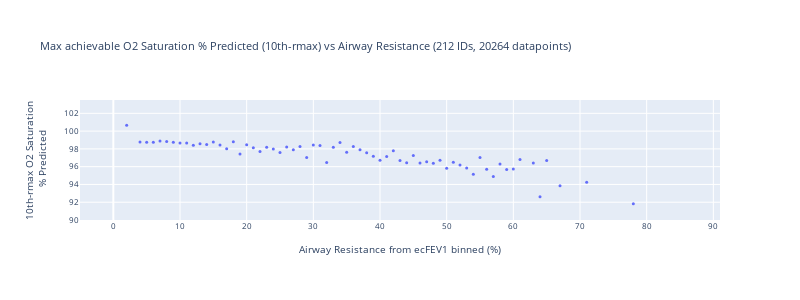
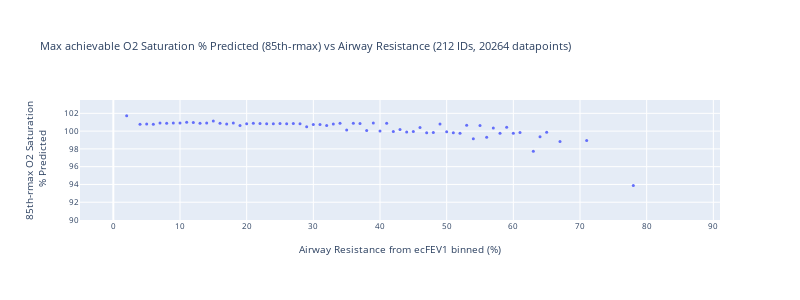
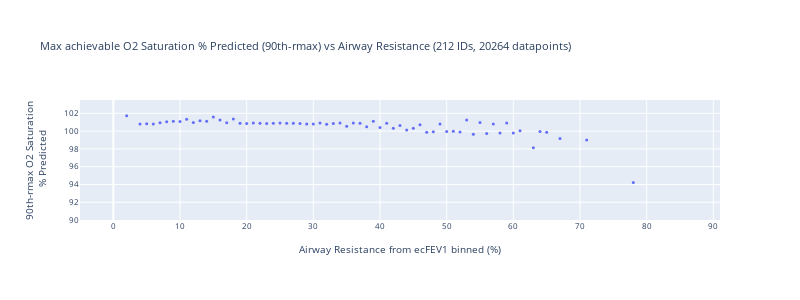
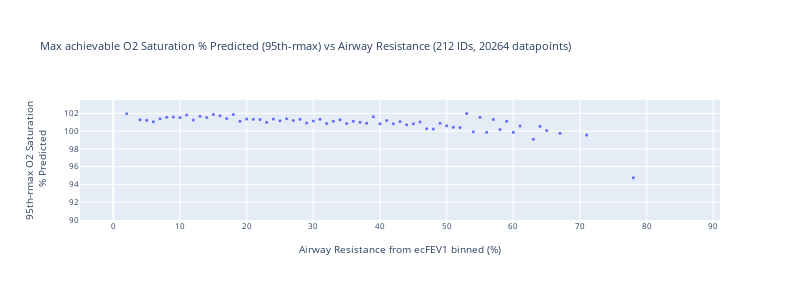

Notebook source saved alongside these figures, in order:
### Code cell
ar_col_binned = f"Airway Resistance from {fev1_col} binned (%)"

df_for_AW_O2Sat_study = df.copy()
df_for_AW_O2Sat_study = df[~df.ID.isin(["122"])].copy()

for prctile in [10, 85, 90, 95]:  # range(60, 90, 5):
# for prctile in [90]:  # range(60, 90, 5):
    rmax_o2_sat_col = f"{prctile}th-rmax O2 Saturation<br> % Predicted"

    rmax_AW_O2Sat = df_for_AW_O2Sat_study.groupby([ar_col_binned]).apply(
        lambda x: calc_rmax_o2(x, "O2 Saturation % Predicted", prctile)
    )
    # Unstack rmax_AR_O2Sat tuples into 2 columns
    rmax_AW_O2Sat = (
        rmax_AW_O2Sat.apply(pd.Series)
        .rename(columns={0: rmax_o2_sat_col, 1: "#datapoints"})
        .reset_index()
    )
    # Add column for >50 datapoints
    rmax_AW_O2Sat[">50 datapoints"] = rmax_AW_O2Sat["#datapoints"] > 50
    # Mask for >50 datapoints
    rmax_AW_O2Sat_plot = fit_factor_profile(
        rmax_AW_O2Sat[rmax_AW_O2Sat[">50 datapoints"]].copy(), 
        x=ar_col_binned,
        y=rmax_o2_sat_col
    )

    # PLot rmax_AW_O2Sat
    title = f"Max achievable O2 Saturation % Predicted ({prctile}th-rmax) vs Airway Resistance ({df_for_AW_O2Sat_study.ID.nunique()} IDs, {len(df_for_AW_O2Sat_study)} datapoints)"
    fig = go.Figure()
    fig.add_trace(
        go.Scatter(
            x=rmax_AW_O2Sat_plot[ar_col_binned],
            y=rmax_AW_O2Sat_plot[rmax_o2_sat_col],
            mode="markers",
            name="Airway Resistance vs O2 drop",
        ),
    )
    # fig.add_trace(
    #     go.Scatter(
    #         x=rmax_AW_O2Sat_plot[ar_col_binned],
    #         y=rmax_AW_O2Sat_plot["Spline"],
    #         mode="lines",
    #         name="Spline",
    #     )
    # )
    # fig.add_trace(
    #     go.Scatter(
    #         x=rmax_AW_O2Sat_plot[ar_col_binned],
    #         y=rmax_AW_O2Sat_plot["Piecewise fit"],
    #         mode="markers",
    #         name="Constant + 3rd order polynomial fit",
    #     ),
    # )
    fig.update_traces(line=dict(width=1), marker=dict(size=3))
    fig.update_yaxes(
        range=[90, 103.5],
        nticks=10,
        title=rmax_o2_sat_col,
    )
    fig.update_xaxes(title=ar_col_binned, range=[-5, 91], nticks=10)
    fig.update_layout(title=title, height=300, width=800, font=dict(size=8))
    fig.show()
    # Save to file
    fig.write_image(
        f"{plotsdir}{title}.pdf",
        width=1000,
        height=400,
    )

### Figure 1 — Plotly figure (JSON) as saved in the notebook; plotly's stock layout.template omitted (floating-point values rounded to 4 significant figures)
{"data": [{"line": {"width": 1}, "marker": {"size": 3}, "mode": "markers", "name": "Airway Resistance vs O2 drop", "type": "scatter", "x": [2, 4, 5, 6, 7, 8, 9, 10, 11, 12, 13, 14, 15, 16, 17, 18, 19, 20, 21, 22, 23, 24, 25, 26, 27, 28, 29, 30, 31, 32, 33, 34, 35, 36, 37, 38, 39, 40, 41, 42, 43, 44, 45, 46, 47, 48, 49, 50, 51, 52, 53, 54, 55, 56, 57, 58, 59, 60, 61, 63, 64, 65, 67, 71, 78], "y": [100.7, 98.79, 98.76, 98.75, 98.9, 98.84, 98.76, 98.66, 98.67, 98.4, 98.57, 98.5, 98.77, 98.43, 98.01, 98.81, 97.42, 98.48, 98.11, 97.71, 98.19, 97.97, 97.61, 98.21, 97.89, 98.27, 97.04, 98.44, 98.38, 96.46, 98.2, 98.71, 97.64, 98.27, 97.91, 97.55, 97.16, 96.72, 97.14, 97.78, 96.68, 96.45, 97.24, 96.41, 96.56, 96.38, 96.72, 95.83, 96.49, 96.2, 95.84, 95.15, 97.02, 95.7, 94.91, 96.29, 95.68, 95.74, 96.81, 96.42, 92.62, 96.7, 93.86, 94.24, 91.83]}], "layout": {"font": {"size": 8}, "height": 300, "title": {"text": "Max achievable O2 Saturation % Predicted (10th-rmax) vs Airway Resistance (212 IDs, 20264 datapoints)"}, "width": 800, "xaxis": {"nticks": 10, "range": [-5, 91], "title": {"text": "Airway Resistance from ecFEV1 binned (%)"}}, "yaxis": {"nticks": 10, "range": [90, 103.5], "title": {"text": "10th-rmax O2 Saturation<br> % Predicted"}}}}

### Figure 2 — Plotly figure (JSON) as saved in the notebook; plotly's stock layout.template omitted (floating-point values rounded to 4 significant figures)
{"data": [{"line": {"width": 1}, "marker": {"size": 3}, "mode": "markers", "name": "Airway Resistance vs O2 drop", "type": "scatter", "x": [2, 4, 5, 6, 7, 8, 9, 10, 11, 12, 13, 14, 15, 16, 17, 18, 19, 20, 21, 22, 23, 24, 25, 26, 27, 28, 29, 30, 31, 32, 33, 34, 35, 36, 37, 38, 39, 40, 41, 42, 43, 44, 45, 46, 47, 48, 49, 50, 51, 52, 53, 54, 55, 56, 57, 58, 59, 60, 61, 63, 64, 65, 67, 71, 78], "y": [101.7, 100.8, 100.8, 100.8, 100.9, 100.9, 100.9, 100.9, 101.0, 101.0, 100.9, 100.9, 101.1, 100.9, 100.8, 100.9, 100.6, 100.8, 100.9, 100.8, 100.8, 100.8, 100.9, 100.8, 100.8, 100.8, 100.5, 100.8, 100.7, 100.6, 100.8, 100.9, 100.1, 100.9, 100.9, 100.1, 100.9, 100.0, 100.9, 99.95, 100.2, 99.89, 99.95, 100.4, 99.82, 99.84, 100.8, 99.92, 99.81, 99.76, 100.7, 99.15, 100.6, 99.3, 100.4, 99.77, 100.4, 99.76, 99.84, 97.74, 99.37, 99.87, 98.82, 98.94, 93.88]}], "layout": {"font": {"size": 8}, "height": 300, "title": {"text": "Max achievable O2 Saturation % Predicted (85th-rmax) vs Airway Resistance (212 IDs, 20264 datapoints)"}, "width": 800, "xaxis": {"nticks": 10, "range": [-5, 91], "title": {"text": "Airway Resistance from ecFEV1 binned (%)"}}, "yaxis": {"nticks": 10, "range": [90, 103.5], "title": {"text": "85th-rmax O2 Saturation<br> % Predicted"}}}}

### Figure 3 — Plotly figure (JSON) as saved in the notebook; plotly's stock layout.template omitted (floating-point values rounded to 4 significant figures)
{"data": [{"line": {"width": 1}, "marker": {"size": 3}, "mode": "markers", "name": "Airway Resistance vs O2 drop", "type": "scatter", "x": [2, 4, 5, 6, 7, 8, 9, 10, 11, 12, 13, 14, 15, 16, 17, 18, 19, 20, 21, 22, 23, 24, 25, 26, 27, 28, 29, 30, 31, 32, 33, 34, 35, 36, 37, 38, 39, 40, 41, 42, 43, 44, 45, 46, 47, 48, 49, 50, 51, 52, 53, 54, 55, 56, 57, 58, 59, 60, 61, 63, 64, 65, 67, 71, 78], "y": [101.7, 100.8, 100.8, 100.8, 100.9, 101.0, 101.1, 101.1, 101.3, 101.0, 101.2, 101.1, 101.6, 101.2, 100.9, 101.4, 100.9, 100.8, 100.9, 100.9, 100.8, 100.9, 100.9, 100.9, 100.9, 100.9, 100.8, 100.8, 100.9, 100.8, 100.9, 100.9, 100.6, 100.9, 100.9, 100.5, 101.1, 100.4, 100.9, 100.3, 100.6, 100.1, 100.3, 100.7, 99.88, 99.93, 100.8, 99.96, 99.97, 99.91, 101.3, 99.64, 101.0, 99.73, 100.8, 99.78, 100.9, 99.8, 100.0, 98.12, 99.96, 99.88, 99.18, 99.0, 94.21]}], "layout": {"font": {"size": 8}, "height": 300, "title": {"text": "Max achievable O2 Saturation % Predicted (90th-rmax) vs Airway Resistance (212 IDs, 20264 datapoints)"}, "width": 800, "xaxis": {"nticks": 10, "range": [-5, 91], "title": {"text": "Airway Resistance from ecFEV1 binned (%)"}}, "yaxis": {"nticks": 10, "range": [90, 103.5], "title": {"text": "90th-rmax O2 Saturation<br> % Predicted"}}}}

### Figure 4 — Plotly figure (JSON) as saved in the notebook; plotly's stock layout.template omitted (floating-point values rounded to 4 significant figures)
{"data": [{"line": {"width": 1}, "marker": {"size": 3}, "mode": "markers", "name": "Airway Resistance vs O2 drop", "type": "scatter", "x": [2, 4, 5, 6, 7, 8, 9, 10, 11, 12, 13, 14, 15, 16, 17, 18, 19, 20, 21, 22, 23, 24, 25, 26, 27, 28, 29, 30, 31, 32, 33, 34, 35, 36, 37, 38, 39, 40, 41, 42, 43, 44, 45, 46, 47, 48, 49, 50, 51, 52, 53, 54, 55, 56, 57, 58, 59, 60, 61, 63, 64, 65, 67, 71, 78], "y": [102.0, 101.3, 101.2, 101.0, 101.4, 101.6, 101.6, 101.5, 101.8, 101.2, 101.7, 101.5, 101.9, 101.7, 101.4, 101.9, 101.1, 101.4, 101.3, 101.3, 101.0, 101.4, 101.2, 101.4, 101.2, 101.3, 100.9, 101.1, 101.3, 100.9, 101.1, 101.3, 100.9, 101.1, 101.0, 100.9, 101.6, 100.8, 101.2, 100.8, 101.1, 100.7, 100.8, 101.0, 100.3, 100.2, 100.9, 100.6, 100.4, 100.4, 102.0, 99.94, 101.6, 99.86, 101.3, 100.2, 101.1, 99.87, 100.6, 99.09, 100.5, 100.1, 99.77, 99.56, 94.76]}], "layout": {"font": {"size": 8}, "height": 300, "title": {"text": "Max achievable O2 Saturation % Predicted (95th-rmax) vs Airway Resistance (212 IDs, 20264 datapoints)"}, "width": 800, "xaxis": {"nticks": 10, "range": [-5, 91], "title": {"text": "Airway Resistance from ecFEV1 binned (%)"}}, "yaxis": {"nticks": 10, "range": [90, 103.5], "title": {"text": "95th-rmax O2 Saturation<br> % Predicted"}}}}
